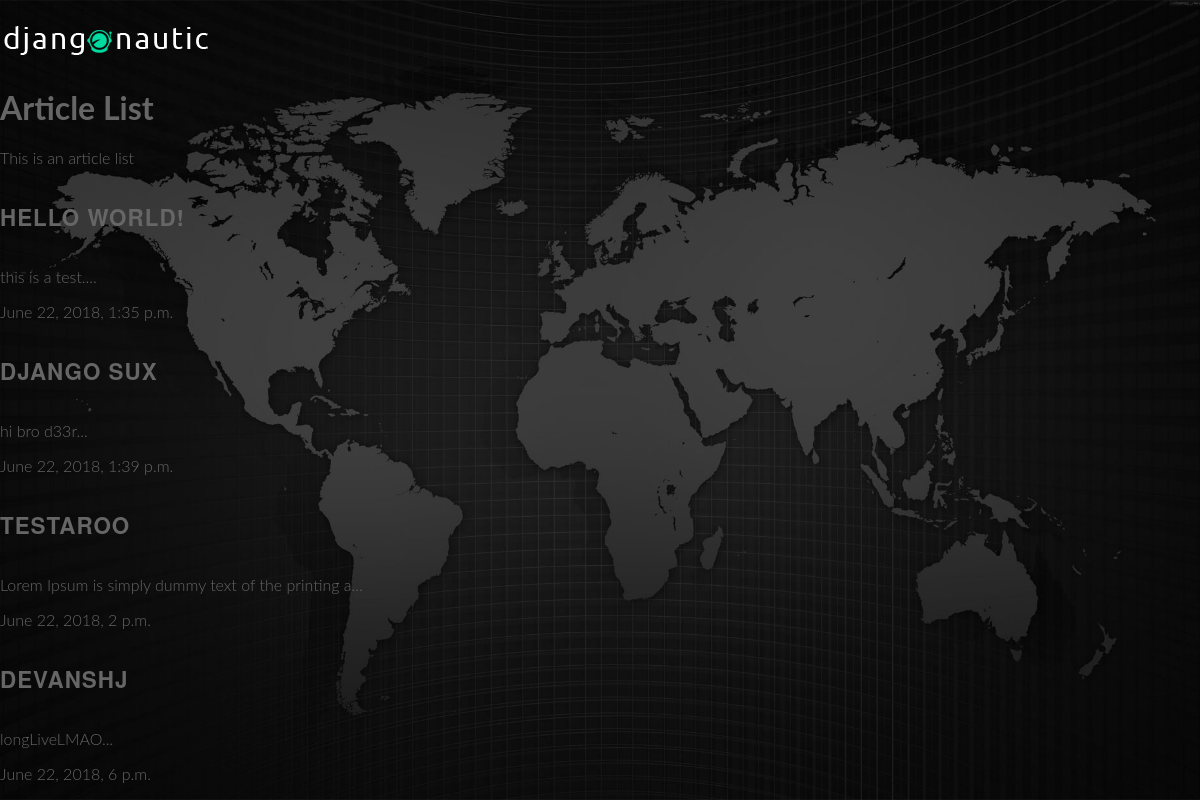
The app's page /articles/ with its own data.
### articles/models.py (models this page shows, shortened)
class Article(models.Model):
	title =  models.CharField(max_length = 100);
	slug = models.SlugField();
	body = models.TextField();
	date = models.DateTimeField(auto_now_add=True);
	thumb = models.ImageField(default = 'default.png', blank = True)
	def snippet(self):
		return self.body[:50] + "..."

### articles/views.py (the view)
def article_list(request):
	articles = Article.objects.all().order_by('date')
	return render(request,'articles/article_list.html', {'articles':articles})

### articles/templates/articles/article_list.html
{% extends 'base_layout.html' %}
{% block content %}
	<h1>Article List</h1>
	<p>This is an article list</p>
	<div class="articles">
		{% for article in articles %}
			<div class="article">
				<h2><a href="{% url 'articles:detail' slug=article.slug %}">{{article.title}}</a></h2>
				<p>{{article.snippet}}</p>
				<p>{{article.date}}</p>
			</div>
		{% endfor %}
	</div>
{% endblock %}

### templates/base_layout.html (shortened to what this page needs)
{% load static from staticfiles %}
<!DOCTYPE html>
<html>
    <head>
        <link rel="stylesheet" href="{% static 'styles.css' %}">
    </head>
    <body>
        <header class="container">
            <h1><a href="{% url 'articles:list' %}"><img src="{% static 'logo.png' %}" alt="djangonautic" /></a></h1>
        </header>
        <div>
            {% block content %}
            {% endblock %}
        </div>
    </body>
</html>

### assets/styles.css (style rules this page uses)
body { background: url(worldBG.jpeg) no-repeat center center fixed; background-size: cover; font-size: 16px; font-family: 'Lato', sans-serif; font-weight: 300; margin: 0; color: #666; }
h2 { text-transform: uppercase; color: white; font-weight: 600; letter-spacing: 1px; font-family: Montserrat,'Helvetica Neue',Helvetica,Arial,sans-serif; font-size: 1.4em; line-height: 2.8em; }
a { text-decoration: none; color: #666; }
.container { margin: 0; }

### records on screen
Article: title "HELLO WORLD!", snippet "this is a test....", date "June 22, 2018, 1:35 p.m."
Article: title "DJANGO SUX", snippet "hi bro d33r...", date "June 22, 2018, 1:39 p.m."
Article: title "TESTAROO", snippet "Lorem Ipsum is simply dummy text of the printing a...", date "June 22, 2018, 2 p.m."
Article: title "DEVANSHJ", snippet "longLiveLMAO...", date "June 22, 2018, 6 p.m."
